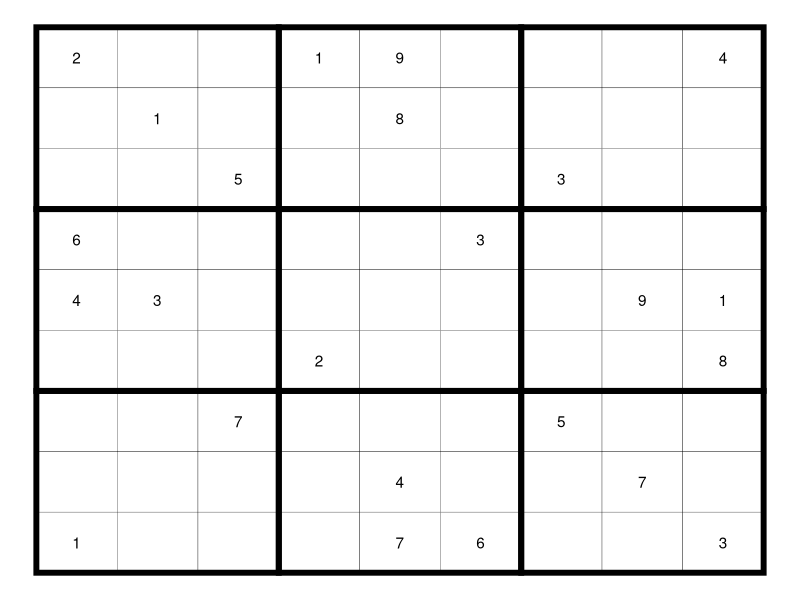

The R script that drew this image:
library(tidyverse)

initiate_empty_grid <- function() {
  tibble(
    value = NA,
    expand.grid(row=1:9, column=1:9)
  ) %>% 
    arrange(row, column)
}

add_value_xy <- function(grid, .row, .column, value) {
  idx <- which(grid$row == .row & grid$column == .column)
  grid[idx, "value"] <- value
  grid
}

plot_grid <- function(grid) {
  tile_centers <- expand.grid(row = 2 + 0:2*3, column = 2 + 0:2*3)
  ggplot(grid, aes(column, 10-row)) +
    geom_tile(fill = "white", color = "black", width = 1, height = 1) +
    geom_tile(aes(10-row, column), tile_centers, fill = NA, color = "black", width = 3, height = 3, linewidth = 2) +
    geom_text(aes(label = value)) +
    theme_void()
}

sudoku_grid <- initiate_empty_grid()
sudoku_grid <- add_value_xy(sudoku_grid, 1, 1, 2)
sudoku_grid <- add_value_xy(sudoku_grid, 1, 4, 1)
sudoku_grid <- add_value_xy(sudoku_grid, 1, 5, 9)
sudoku_grid <- add_value_xy(sudoku_grid, 1, 9, 4)
sudoku_grid <- add_value_xy(sudoku_grid, 2, 2, 1)
sudoku_grid <- add_value_xy(sudoku_grid, 2, 5, 8)
sudoku_grid <- add_value_xy(sudoku_grid, 3, 3, 5)
sudoku_grid <- add_value_xy(sudoku_grid, 3, 7, 3)
sudoku_grid <- add_value_xy(sudoku_grid, 4, 1, 6)
sudoku_grid <- add_value_xy(sudoku_grid, 4, 6, 3)
sudoku_grid <- add_value_xy(sudoku_grid, 5, 1, 4)
sudoku_grid <- add_value_xy(sudoku_grid, 5, 2, 3)
sudoku_grid <- add_value_xy(sudoku_grid, 5, 8, 9)
sudoku_grid <- add_value_xy(sudoku_grid, 5, 9, 1)
sudoku_grid <- add_value_xy(sudoku_grid, 6, 4, 2)
sudoku_grid <- add_value_xy(sudoku_grid, 6, 9, 8)
sudoku_grid <- add_value_xy(sudoku_grid, 7, 3, 7)
sudoku_grid <- add_value_xy(sudoku_grid, 7, 7, 5)
sudoku_grid <- add_value_xy(sudoku_grid, 8, 5, 4)
sudoku_grid <- add_value_xy(sudoku_grid, 8, 8, 7)
sudoku_grid <- add_value_xy(sudoku_grid, 9, 1, 1)
sudoku_grid <- add_value_xy(sudoku_grid, 9, 5, 7)
sudoku_grid <- add_value_xy(sudoku_grid, 9, 6, 6)
sudoku_grid <- add_value_xy(sudoku_grid, 9, 9, 3)
plot_grid(sudoku_grid)

get_tile_index <- function(index) {
  (index-1) %/% 3 + 1
}

get_tile_indices <- function(index) {
  1:3 + (index-1)*3
}

get_tile_values <- function(grid, .row, .column) {
  row_tile <- get_tile_index(.row)
  column_tile <- get_tile_index(.column)
  get_rows <- get_tile_indices(row_tile)
  get_columns <- get_tile_indices(column_tile)
  grid %>% 
    filter(row %in% get_rows & column %in% get_columns & !is.na(value)) %>% 
    pull(value)
}

get_cell_choices <- function(grid, .row, .column) {
  choices <- 1:9
  
  row_values_used <- grid %>% 
    filter(row == .row & !is.na(value)) %>% 
    pull(value)
  choices <- setdiff(choices, row_values_used)
  
  column_values_used <- grid %>% 
    filter(column == .column & !is.na(value)) %>% 
    pull(value)
  choices <- setdiff(choices, column_values_used)
  
  tile_values_used <- get_tile_values(grid, .row, .column)
  choices <- setdiff(choices, tile_values_used)
  
  choices
}
get_cell_choices(sudoku_grid, 1, 3)
get_cell_choices(sudoku_grid, 2, 4)
get_cell_choices(sudoku_grid, 3, 8)
get_cell_choices(sudoku_grid, 6, 8)
get_cell_choices(sudoku_grid, 8, 7)

only_cell_for_value <- function(grid, .value, .row, .column) {
  row_tile <- get_tile_index(.row)
  column_tile <- get_tile_index(.column)
  get_rows <- setdiff(get_tile_indices(row_tile), .row)
  get_columns <- setdiff(get_tile_indices(column_tile), .column)
  only_row <- grid %>%
      filter(row %in% get_rows & !is.na(value)) %>% 
      group_by(row) %>% 
      summarise(test = any(value == .value)) %>% 
      pull() %>% 
      all()
  only_column <- grid %>%
      filter(column %in% get_columns & !is.na(value)) %>% 
      group_by(column) %>% 
      summarise(test = any(value == .value)) %>% 
      pull() %>% 
      all()
  all(only_row, only_column)
}
only_cell_for_value(sudoku_grid, 1, 3, 8)

for (row in 1:9) {
  for (column in 1:9) {
    if (!is.na(sudoku_grid[sudoku_grid$row == row & sudoku_grid$column == column, "value"])) {
      next
    }
    choices <- get_cell_choices(sudoku_grid, row, column)
    print(choices)
    only_cell <- vapply(choices, only_cell_for_value, logical(1), grid = sudoku_grid, .row = row, .column = column)
    print(only_cell)
    if (length(choices) == 1) {
      message("== choices ==")
      message("row: ", row, ", column: ", column, ", value: ", choices)
    }
    if (any(only_cell)) {
      message("== only_cell ==")
      message("row: ", row, ", column: ", column, ", value: ", choices[only_cell])  
    }
  }
}
